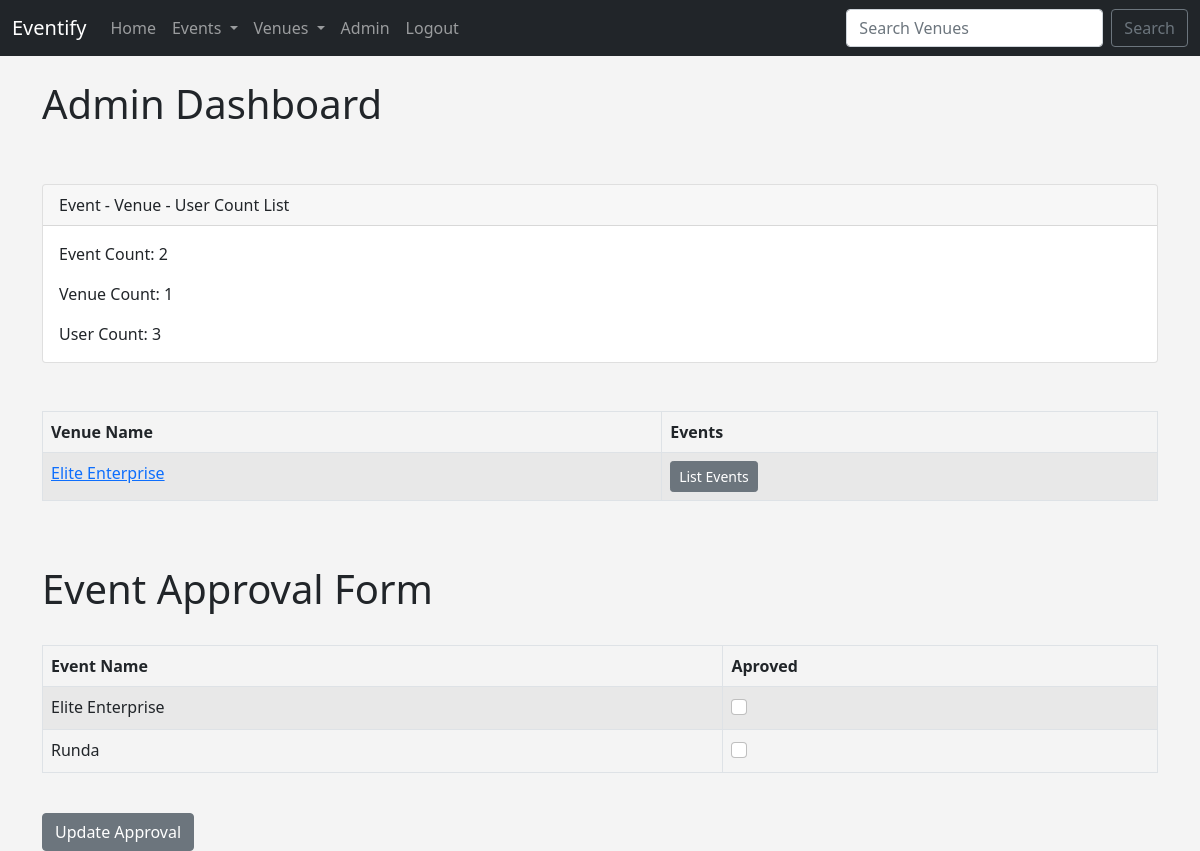
The page /admin_approval (signed in) on the database its author committed.
### events/models.py (models this page shows, shortened)
class Venue(models.Model):
	name = models.CharField('Venue Name', max_length=120)
	address = models.CharField(max_length=300)
	zip_code = models.CharField('Zip Code', max_length=15)
	phone = models.CharField('Contact Phone', max_length=25, blank=True)
	web = models.URLField('Website Address', blank=True)
	email_address = models.EmailField('Email Address', blank=True)
	owner = models.IntegerField("Venue Owner", blank=False, default=1)
	venue_image = models.ImageField(null=True, blank=True, upload_to="images/")
	def __str__(self):
		return self.name

class Event(models.Model):
	name = models.CharField('Event Name', max_length=120)
	event_date = models.DateTimeField('Event Date')
	venue = models.ForeignKey(Venue, blank=True, null=True, on_delete=models.CASCADE)
	manager = models.ForeignKey(User, blank=True, null=True, on_delete=models.SET_NULL)
	description = models.TextField(blank=True)
	attendees = models.ManyToManyField(MyClubUser, blank=True)
	approved = models.BooleanField('Aprroved', default=False)
	def __str__(self):
		return self.name

### events/views.py (the view)
# urls.py: path('admin_approval', views.admin_approval, name='admin_approval'),
def admin_approval(request):
	venue_list = Venue.objects.all()
	event_count = Event.objects.all().count()
	venue_count = Venue.objects.all().count()
	user_count = User.objects.all().count()
	event_list = Event.objects.all().order_by('-event_date')
	if request.user.is_superuser:
		if request.method == "POST":
			id_list = request.POST.getlist('boxes')
			event_list.update(approved=False)
			for x in id_list:
				Event.objects.filter(pk=int(x)).update(approved=True)
			messages.success(request, ("Event List Approval Has Been Updated!"))
			return redirect('list-events')
		else:
			return render(request, 'events/admin_approval.html',
				{"event_list": event_list,
				"event_count":event_count,
				"venue_count":venue_count,
				"user_count":user_count,
				"venue_list":venue_list})
	else:
		messages.success(request, ("You aren't authorized to view this page!"))
		return redirect('home')
	return render(request, 'events/admin_approval.html')

### events/templates/events/admin_approval.html (shortened to what this page needs)
{% extends 'events/base.html' %}
{% block content %}
<h1>Admin Dashboard</h1>
<br/><br/>
<form action="" method=POST>
<div class="card">
  <div class="card-header">
    Event - Venue - User Count List
  </div>
  <div class="card-body">
    <p class="card-text">Event Count: {{event_count}}</p>
    <p class="card-text">Venue Count: {{venue_count}}</p>
    <p class="card-text">User Count: {{user_count}}</p>
  </div>
</div>
<br/><br/>
<table class="table table-striped table-hover table-bordered">
  <thead>
    <tr>
      <th scope="col">Venue Name</th>
      <th scope="col">Events</th>
    </tr>
  </thead>
  <tbody>
{% for venue in venue_list %}
    <tr>
      <td>
      <a href="{% url 'show-venue' venue.id %}">{{ venue }}</a>
    </td>
      <td>
        <a href="{% url 'venue-events' venue.id %}" class="btn btn-sm btn-secondary">List Events</a>
      </td>
    </tr>
{% endfor %}
 </tbody>
</table>
<br/><br/>
<h1>Event Approval Form</h1>
<br/>
<table class="table table-striped table-hover table-bordered">
  <thead>
    <tr>
      <th scope="col">Event Name</th>
      <th scope="col">Aproved</th>
    </tr>
  </thead>
  <tbody>
{% for event in event_list %}
  	<tr>
  		<td>{{event }}</td>
  		<td>
  			{% if event.approved %}
  			<div class="form-check">
  				<input class="form-check-input" type="checkbox" checked="checked" value={{event.id}} name="boxes">
  			</div>
  			{% else %}
  			<div class="form-check">
  				<input class="form-check-input" type="checkbox" value={{event.id}} name="boxes">
  			</div>
  			{% endif %}
  		</td>
  	</tr>
{% endfor %}
 </tbody>
</table>
<br/>
<button class='btn btn-secondary' type="submit">Update Approval</button>
{% endblock %}

### events/templates/events/base.html (style rules this page uses)
body { background: #f4f4f4; }

### rows shown on the page
Venue: name "Elite Enterprise"
Event: name "Elite Enterprise"
Event: name "Runda"

### other values the page prints
{{ event_count }} "2"
{{ venue_count }} "1"
{{ user_count }} "3"
